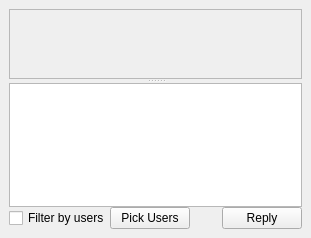
<?xml version="1.0" encoding="UTF-8"?>
<ui version="4.0">
 <class>notes</class>
 <widget class="QWidget" name="notes">
  <property name="geometry">
   <rect>
    <x>0</x>
    <y>0</y>
    <width>311</width>
    <height>238</height>
   </rect>
  </property>
  <property name="windowTitle">
   <string>Form</string>
  </property>
  <layout class="QGridLayout" name="gridLayout_2">
   <property name="margin">
    <number>9</number>
   </property>
   <item row="2" column="0" colspan="3">
    <widget class="QSplitter" name="splitter">
     <property name="orientation">
      <enum>Qt::Vertical</enum>
     </property>
     <widget class="QScrollArea" name="conversationScrollArea">
      <property name="widgetResizable">
       <bool>true</bool>
      </property>
      <widget class="QWidget" name="scrollAreaWidgetContents">
       <property name="geometry">
        <rect>
         <x>0</x>
         <y>0</y>
         <width>291</width>
         <height>69</height>
        </rect>
       </property>
      </widget>
     </widget>
     <widget class="QWidget" name="gridLayoutWidget">
      <layout class="QGridLayout" name="gridLayout">
       <property name="margin">
        <number>0</number>
       </property>
       <property name="spacing">
        <number>0</number>
       </property>
       <item row="3" column="3">
        <widget class="QPushButton" name="replyPushButton">
         <property name="minimumSize">
          <size>
           <width>80</width>
           <height>0</height>
          </size>
         </property>
         <property name="maximumSize">
          <size>
           <width>80</width>
           <height>16777215</height>
          </size>
         </property>
         <property name="text">
          <string>Reply</string>
         </property>
        </widget>
       </item>
       <item row="1" column="0" colspan="4">
        <widget class="QTextEdit" name="replyTextEdit">
         <property name="styleSheet">
          <string notr="true"/>
         </property>
        </widget>
       </item>
       <item row="3" column="0">
        <widget class="QCheckBox" name="useFilterCheckBox">
         <property name="text">
          <string>Filter by users</string>
         </property>
        </widget>
       </item>
       <item row="3" column="1">
        <widget class="QPushButton" name="filterUsersPushButton">
         <property name="minimumSize">
          <size>
           <width>80</width>
           <height>0</height>
          </size>
         </property>
         <property name="text">
          <string>Pick Users</string>
         </property>
        </widget>
       </item>
       <item row="3" column="2">
        <spacer name="horizontalSpacer">
         <property name="orientation">
          <enum>Qt::Horizontal</enum>
         </property>
         <property name="sizeHint" stdset="0">
          <size>
           <width>40</width>
           <height>20</height>
          </size>
         </property>
        </spacer>
       </item>
       <item row="0" column="0" colspan="4">
        <layout class="QVBoxLayout" name="editorLayout">
         <property name="spacing">
          <number>0</number>
         </property>
         <property name="margin">
          <number>0</number>
         </property>
        </layout>
       </item>
      </layout>
     </widget>
    </widget>
   </item>
  </layout>
 </widget>
 <resources/>
 <connections/>
</ui>
